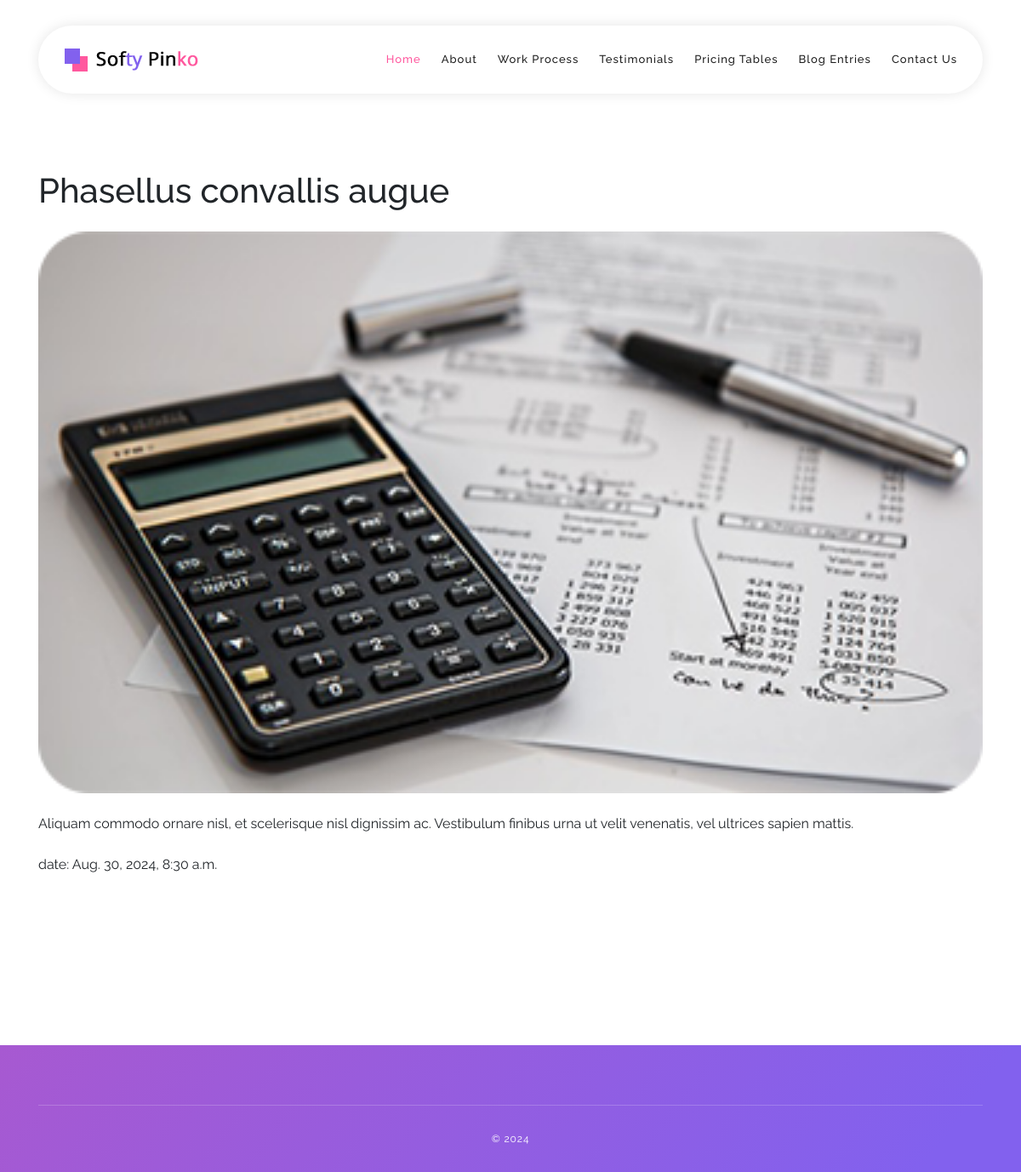
The app's page /blog/2/ with its own data.
### app/models.py (models this page shows)
class Blog(models.Model):
    image = models.ImageField(upload_to="blog")
    title = models.CharField(max_length=60)
    description = models.TextField()
    created_at =models.DateTimeField(default=timezone.now)
    def __str__(self):
        return self.title
    class Meta:
        verbose_name = "Blog"
        verbose_name_plural = "Blogs"

### app/views.py (the view)
# urls.py: path("blog/<int:blog_id>/",single_blog, name= "blog"),
def single_blog(request, blog_id):
    blog = Blog.objects.get(id=blog_id)
    print(blog)
    print(id)
    return render(request, "single_blog.html", {
        "blog": blog
    })

### app/templates/single_blog.html
{% extends "base.html" %}
{% block single_blog %}
<div style="padding-top: 200px; margin-bottom: 200px" class="container">
  <h1 class="mb-4">
    {{blog.title}}
  </h1>
  <div>
    <img src={{blog.image.url}} alt={{blog.title}} class="d-block img-fluid mb-4 w-100">
  </div>
  <p>
    {{blog.description}}
  </p>
  <div class="mt-4">date: {{blog.created_at}}</div>
</div>
{% endblock %}

### app/static/css/templatemo-softy-pinko.css (style rules this page uses)
html, body, div, span, applet, object, iframe, h1, h2, h3, h4, h5, h6, p, blockquote, div pre, a, abbr, acronym, address, big, cite, code, del, dfn, em, font, img, ins, kbd, q, s, samp, small, strike, strong, sub, sup, tt, var, b, u, i, center, dl, dt, dd, ol, ul, li, figure, header, nav, section, article, aside, footer, figcaption { margin: 0; padding: 0; border: 0; outline: 0; }
* { box-sizing: border-box; }
html, body { font-family: "Raleway", sans-serif; font-weight: 400; background-color: #fff; font-size: 16px; -ms-text-size-adjust: 100%; -webkit-font-smoothing: antialiased; -moz-osx-font-smoothing: grayscale; }
h1, h2, h3, h4, h5, h6 { margin-top: 0px; margin-bottom: 0px; }
html, body { background: #fff; font-family: "Raleway", sans-serif; }

### records on screen
Blog: title "Phasellus convallis augue", image (picture), description "Aliquam commodo ornare nisl, et scelerisque nisl dignissim ac. Vestibulum finibus urna ut velit venenatis, vel ultrices sapien mattis.", created_at "Aug. 30, 2024, 8:30 a.m."
